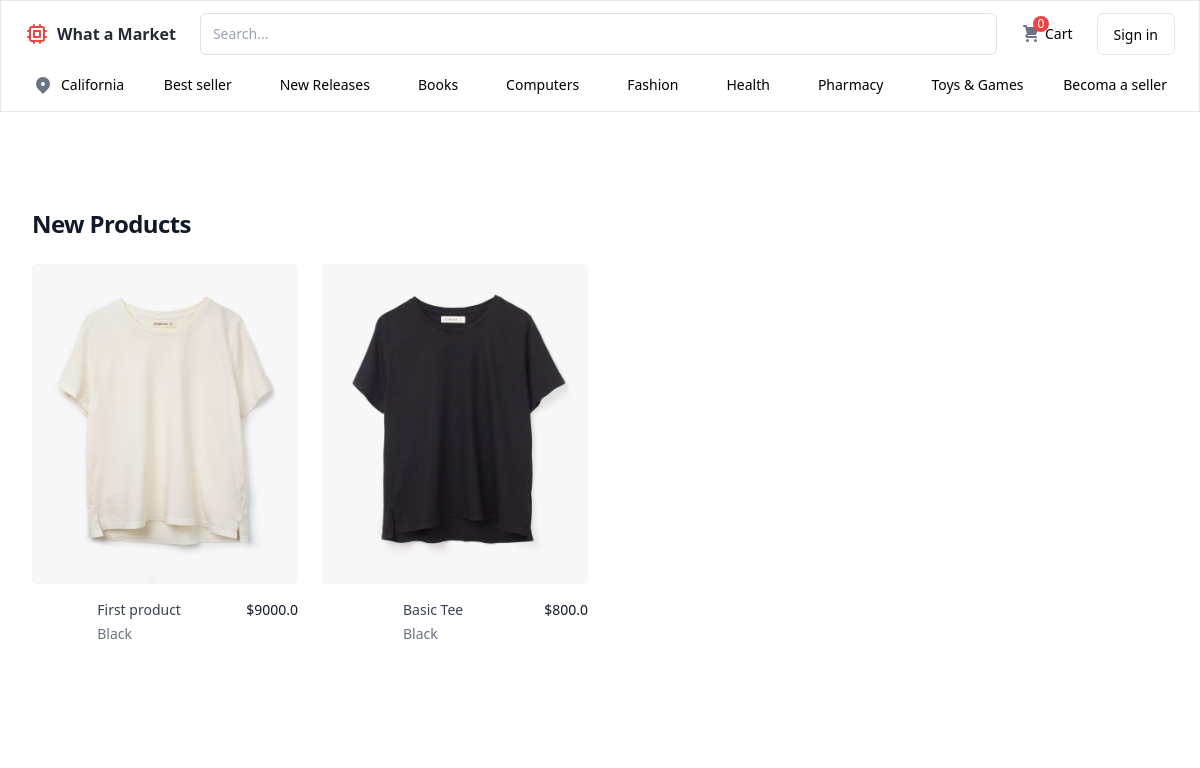
Before: / with the older database file.
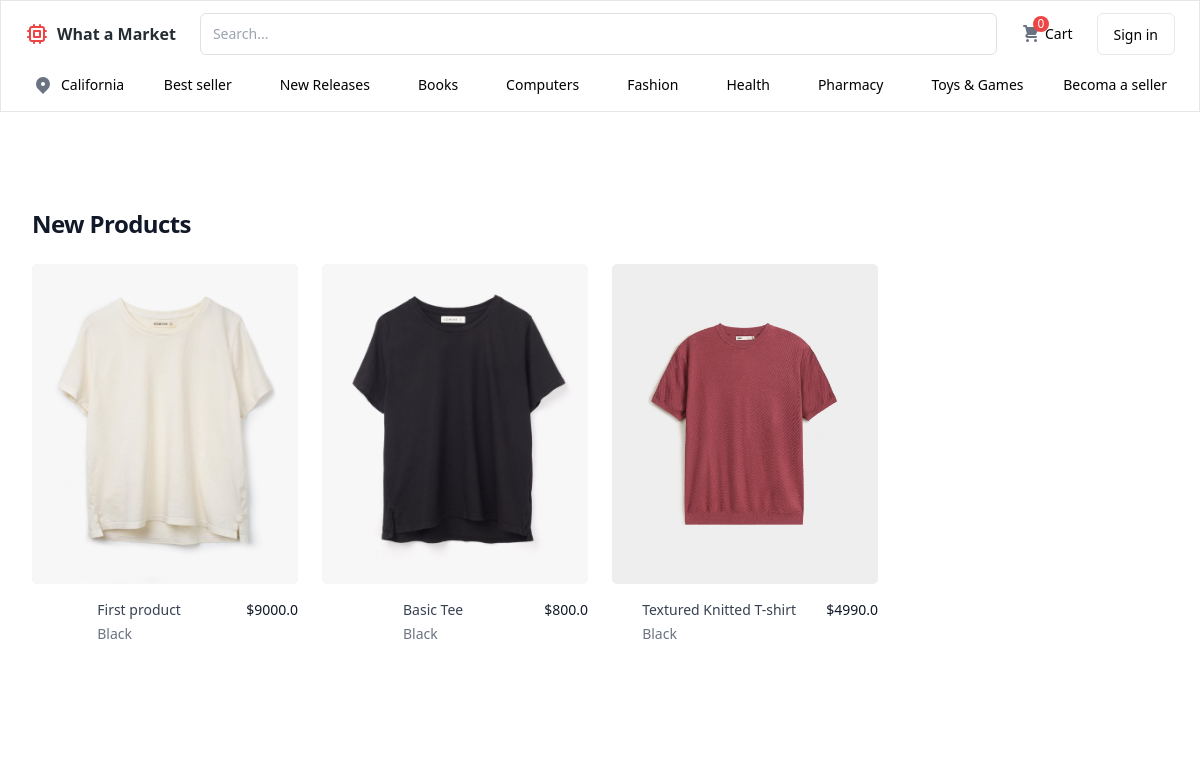
After: the same page with the newer database file.
### app/models.py (models this page shows)
class Product(db.Model):
    __tablename__ = "products"
    id  = db.Column(db.Integer , primary_key=True)
    name = db.Column(db.String(150), nullable=False)
    description = db.Column(db.Text , nullable=False)
    price = db.Column(db.Float , nullable=False)
    stock = db.Column(db.Integer , default=0)
    image = db.Column(db.String(256))

### app/__init__.py (the view)
     @app.route("/", methods=["GET"])
     def home():
          products = Product.query.filter_by().all()
          return render_template("home.html" , current_user=current_user , products=products)

### templates/home.html (shortened to what this page needs)
{% extends "base.html" %}
{% block content %}
{% include  "nav.html" %}
{% include "product.html" %}
{% endblock %}

### templates/base.html (shortened to what this page needs)
<!DOCTYPE html>
<html lang="en">
  <head>
    <script src="https://cdn.tailwindcss.com"></script>
</head>
  <body>
    {% block content %}{% endblock %}
    <script src="https://cdn.tailwindcss.com"></script>
</body>
</html>

### templates/nav.html (shortened to what this page needs)
<div class="bg-white">
    <div class="border py-3 px-6">
      <div class="flex justify-between">
        <div class="flex items-center">
          <a href="{{url_for("home")}}" class="ml-2 font-semibold text-[#252C32]">What a Market</a>
        </div>
        <div class="ml-6 flex flex-1 gap-x-3">
          <input type="text"  class="w-full rounded-md border border-[#DDE2E4] px-3 py-2 text-sm" placeholder="Search..." />
        </div>
        <div class="ml-2 flex">
          <div class="flex cursor-pointer items-center gap-x-1 rounded-md py-2 px-4 hover:bg-gray-100">
            <div class="relative">
              <span class="absolute -top-2 -right-2 flex h-4 w-4 items-center justify-center rounded-full bg-red-500 p-2 text-xs text-white">
                {{cartData | length}}
              </span>
            </div>
            <span class="text-sm font-medium">Cart</span>
          </div>
          {% if not current_user.username %}
          <div class="ml-2 flex cursor-pointer items-center gap-x-1 rounded-md border py-2 px-4 hover:bg-gray-100">
           <a href="{{url_for('auth.login')}}">
               <span class="text-sm font-medium">Sign in</span>
           </a>
          </div>
           {% else %}
           <div class="inline-flex items-center justify-center w-[40px] h-[40px] text-[18px] text-white bg-indigo-500 rounded-full">
            {{current_user.username[0:2]}}
        </div>
           {% endif %}
        </div>
      </div>
      <div class="mt-4 flex items-center justify-between">
        <div class="flex gap-x-2 py-1 px-2">
          <svg xmlns="http://www.w3.org/2000/svg" class="h-5 w-5 text-gray-500" viewBox="0 0 20 20" fill="currentColor">
            <path fill-rule="evenodd" d="M5.05 4.05a7 7 0 119.9 9.9L10 18.9l-4.95-4.95a7 7 0 010-9.9zM10 11a2 2 0 100-4 2 2 0 000 4z" clip-rule="evenodd" />
          </svg>
          <span class="text-sm font-medium">California</span>
        </div>
        <div class="flex gap-x-8">
          <span class="cursor-pointer rounded-sm py-1 px-2 text-sm font-medium hover:bg-gray-100">Best seller</span>
          <span class="cursor-pointer rounded-sm py-1 px-2 text-sm font-medium hover:bg-gray-100">New Releases</span>
          <span class="cursor-pointer rounded-sm py-1 px-2 text-sm font-medium hover:bg-gray-100">Books</span>
          <span class="cursor-pointer rounded-sm py-1 px-2 text-sm font-medium hover:bg-gray-100">Computers</span>
          <span class="cursor-pointer rounded-sm py-1 px-2 text-sm font-medium hover:bg-gray-100">Fashion</span>
          <span class="cursor-pointer rounded-sm py-1 px-2 text-sm font-medium hover:bg-gray-100">Health</span>
          <span class="cursor-pointer rounded-sm py-1 px-2 text-sm font-medium hover:bg-gray-100">Pharmacy</span>
          <span class="cursor-pointer rounded-sm py-1 px-2 text-sm font-medium hover:bg-gray-100">Toys & Games</span>
        </div>
        <span class="cursor-pointer rounded-sm py-1 px-2 text-sm font-medium hover:bg-gray-100">Becoma a seller</span>
      </div>
    </div>
  </div>

### templates/product.html
<div class="bg-white">
    <div class="mx-auto max-w-2xl px-4 py-16 sm:px-6 sm:py-24 lg:max-w-7xl lg:px-8">
      <h2 class="text-2xl font-bold tracking-tight text-gray-900">New Products</h2>
      <div class="mt-6 grid grid-cols-1 gap-x-6 gap-y-10 sm:grid-cols-2 lg:grid-cols-4 xl:gap-x-8">
        {% for product in products  %}
        <div class="group relative">
        <a href="{{url_for('detail', id=product.id)}}" class="group relative">
          <img src="{{ url_for('uploaded_file', filename=product.image.split('uploads/')[-1]) }}" alt="Front of men&#039;s Basic Tee in black." class="aspect-square w-full rounded-md bg-gray-200 object-cover group-hover:opacity-75 lg:aspect-auto lg:h-80" />
          <div class="mt-4 flex justify-between">
            <div>
              <h3 class="text-sm text-gray-700">
                <a href="{{url_for('detail', id=product.id)}}">
                  <span aria-hidden="true" class="absolute inset-0"></span>
                  {{product.name}}
                </a>
              </h3>
              <p class="mt-1 text-sm text-gray-500">Black</p>
            </div>
            <p class="text-sm font-medium text-gray-900">${{product.price}}</p>
          </div>
        </a>
        </div>
        {% endfor %}
    </div>
  </div>

Changed rows visible on the page:
added Product: image (picture), name "Textured Knitted T-shirt", price "4990.0"
